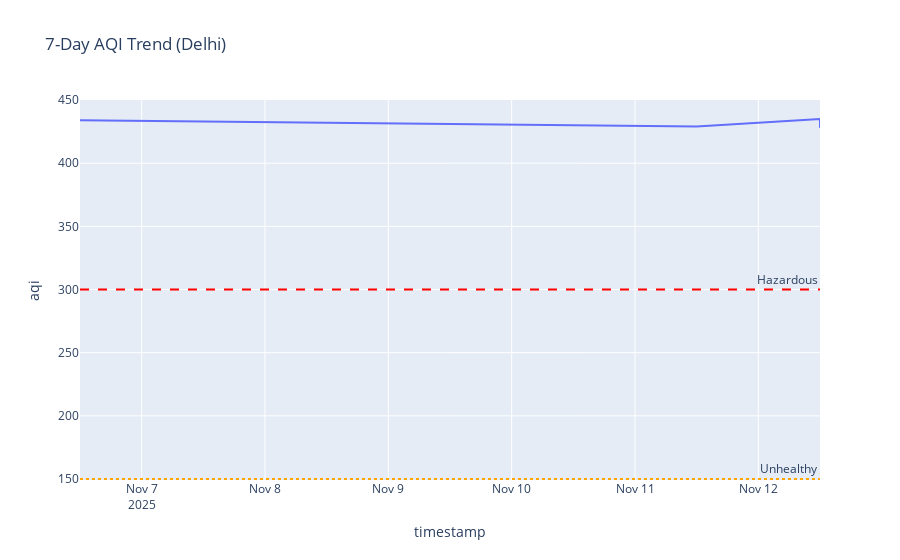

Here is the notebook cell this chart was saved with:
### Markdown cell above
## 1. 7-Day AQI Trend

### Code cell
fig = px.line(df, x='timestamp', y='aqi', title='7-Day AQI Trend (Delhi)')
fig.add_hline(y=300, line_dash="dash", line_color="red", annotation_text="Hazardous")
fig.add_hline(y=150, line_dash="dot", line_color="orange", annotation_text="Unhealthy")
fig.show()

### Figure 1 — Plotly figure (JSON) as saved in the notebook; plotly's stock layout.template omitted (floating-point values rounded to 4 significant figures)
{"data": [{"hovertemplate": "timestamp=%{x}<br>aqi=%{y}<extra></extra>", "legendgroup": "", "line": {"color": "#636efa", "dash": "solid"}, "marker": {"symbol": "circle"}, "mode": "lines", "name": "", "orientation": "v", "showlegend": false, "type": "scatter", "x": ["2025-11-06T12:00:00.000000000", "2025-11-07T12:00:00.000000000", "2025-11-08T12:00:00.000000000", "2025-11-09T12:00:00.000000000", "2025-11-10T12:00:00.000000000", "2025-11-11T12:00:00.000000000", "2025-11-12T12:00:00.000000000", "2025-11-12T12:00:00.000000000", "2025-11-12T12:00:00.000000000", "2025-11-12T12:00:00.000000000"], "xaxis": "x", "y": [434, 433, 432, 431, 430, 429, 435, 435, 428, 428], "yaxis": "y"}], "layout": {"annotations": [{"showarrow": false, "text": "Hazardous", "x": 1, "xanchor": "right", "xref": "x domain", "y": 300, "yanchor": "bottom", "yref": "y"}, {"showarrow": false, "text": "Unhealthy", "x": 1, "xanchor": "right", "xref": "x domain", "y": 150, "yanchor": "bottom", "yref": "y"}], "legend": {"tracegroupgap": 0}, "shapes": [{"line": {"color": "red", "dash": "dash"}, "type": "line", "x0": 0, "x1": 1, "xref": "x domain", "y0": 300, "y1": 300, "yref": "y"}, {"line": {"color": "orange", "dash": "dot"}, "type": "line", "x0": 0, "x1": 1, "xref": "x domain", "y0": 150, "y1": 150, "yref": "y"}], "title": {"text": "7-Day AQI Trend (Delhi)"}, "xaxis": {"anchor": "y", "domain": [0, 1], "title": {"text": "timestamp"}}, "yaxis": {"anchor": "x", "domain": [0, 1], "title": {"text": "aqi"}}}}
